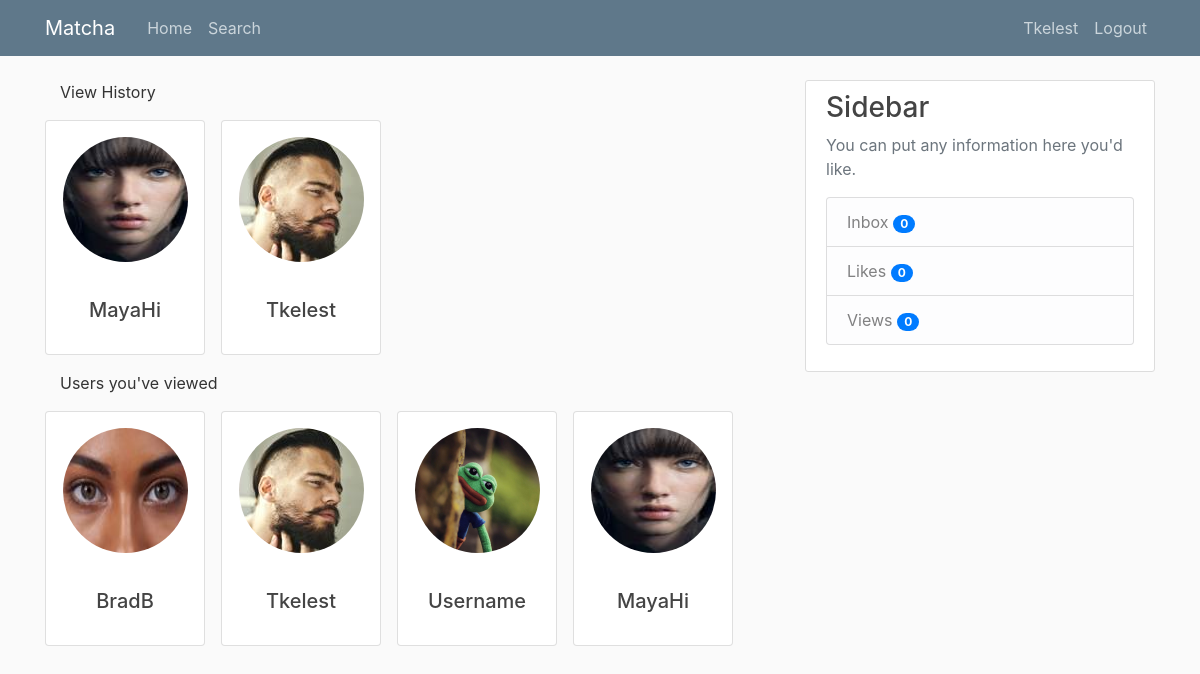
Page /views (signed in) on the committed database.
### tables this page shows
CREATE TABLE users (
            user_id INTEGER PRIMARY KEY AUTOINCREMENT,
            firstname TEXT NOT NULL,
            lastname TEXT NOT NULL,
            age INTEGER NOT NULL,
            birthdate TEXT NOT NULL,
            username TEXT NOT NULL,
            email TEXT NOT NULL,
            password TEXT NOT NULL,
            gender TEXT NOT NULL,
            sexual_pref TEXT NULL,
            biography TEXT NULL,
            famerating INTEGER DEFAULT 100,
            image_file_p TEXT DEFAULT "default.jpg",
            image_file_1 TEXT NULL,
            image_file_2 TEXT NULL,
            image_file_3 TEXT NULL,
            image_file_4 TEXT NULL,
            image_file_5 TEXT NULL,
            geo_track TEXT DEFAULT "1",
            location_city TEXT NULL,
            location_region TEXT NULL,
            lat_data INTEGER NULL,
            long_data INTEGER NULL,
            last_seen TEXT NULL
            );

### matcha/routes.py (the view)
@app.route('/views')
def views():
    conn = sql.connect('matcha\\users.db')
    cur = conn.cursor()
    cur.execute("SELECT * FROM userviews WHERE viewed_user=:current_user", {'current_user': current_user.user_id})
    userviews = cur.fetchall()
    userData1 = []
    for user in userviews:
        cur.execute("SELECT username, image_file_p FROM users WHERE user_id=:user_id", {'user_id': user[2]})
        data = cur.fetchone()
        if data:
            data = list(data)
            data.insert(0, user[2])
            data = tuple(data)
            userData1.append(data)
    cur.execute("SELECT * FROM userviews WHERE user_id=:current_user", {'current_user': current_user.user_id})
    viewHistory = cur.fetchall()
    userData2 = []
    for user in viewHistory:
        cur.execute("SELECT username, image_file_p FROM users WHERE user_id=:user_id", {'user_id': user[1]})
        data = cur.fetchone()
        if data:
            data = list(data)
            data.insert(0, user[2])
            data = tuple(data)
            userData2.append(data)
    view_notification = len(userData1)
    with conn:
        cur.execute("""UPDATE view_notifications SET view_notification=:view_notification
        WHERE user_id=:user_id""", {'view_notification': view_notification ,'user_id': current_user.user_id})
    conn.close
    print('USERDATA: ', userData2)
    return render_template('views.html', title='Views', userviews=userData1, viewHistory=userData2)

### matcha/models.py (called while the page is built)
@login_manager.user_loader
def load_user(id):
    conn = sql.connect('matcha\\users.db')
    cur = conn.cursor()
    cur.execute("SELECT * from users where email = (?)", [id])
    userrow = cur.fetchone()
    user = User(userrow[0], userrow[1], userrow[2], userrow[3], userrow[4],
            userrow[5], userrow[6], userrow[7], userrow[8], userrow[9],
            userrow[10], userrow[11], userrow[12], userrow[13], userrow[14],
            userrow[15], userrow[16], userrow[17], userrow[18], userrow[19],
            userrow[20], userrow[21], userrow[22], userrow[23])
    return (user)

### matcha/templates/views.html
{% extends "layout.html" %}
{% block content %}
<div class="container">
    <p>View History</p>
    <div class="row">
    {% for user in userviews %}
        <div class="mb-3 mr-3">
            <div class="card" style="width: 10rem;">
                <div class="text-center">
                    <a href="{{ url_for('user_profile', username=user[1]) }}" data-toggle="tooltip" data-placement="top" title="Inspect Profile"><img class="rounded-circle usercard-img" src="/static/profile_pics/{{ user[2] }}" ></a>
                </div>
                    <div class="card-body text-center">
                    <h5 class="card-title">{{ user[1] }}</h5>
                </div>
            </div>
        </div>
    {% endfor %}
    </div>
</div>
<div class="container">
    <p>Users you've viewed</p>
    <div class="row">
    {% for user in viewHistory %}
        <div class="mb-3 mr-3">
            <div class="card" style="width: 10rem;">
                <div class="text-center">
                    <a href="{{ url_for('user_profile', username=user[1]) }}" data-toggle="tooltip" data-placement="top" title="Inspect Profile"><img class="rounded-circle usercard-img" src="/static/profile_pics/{{ user[2] }}" ></a>
                </div>
                    <div class="card-body text-center">
                    <h5 class="card-title">{{ user[1] }}</h5>
                </div>
            </div>
        </div>
    {% endfor %}
    </div>
</div>
{% endblock content %}

### matcha/templates/layout.html (shortened to what this page needs)
<!DOCTYPE html>
<html lang="en">
<head>
    <link rel="stylesheet" href="https://stackpath.bootstrapcdn.com/bootstrap/4.3.1/css/bootstrap.min.css">
    <link rel="stylesheet" type="text/css" href="{{ url_for('static', filename='main.css') }}">
    <link rel="stylesheet" href="https://cdnjs.cloudflare.com/ajax/libs/font-awesome/4.7.0/css/font-awesome.min.css">
</head>
<body>
    <header class="site-header">
        <nav class="navbar navbar-expand-md navbar-dark bg-steel fixed-top">
            <div class="container">
                <a class="navbar-brand mr-4" href="/">Matcha</a>
                <div class="collapse navbar-collapse" id="navbarToggle">
                    <div class="navbar-nav mr-auto">
                        {% if current_user.is_authenticated %}
                        <a class="nav-item nav-link" href="{{ url_for('home') }}">Home</a>
                        <a class="nav-item nav-link" href="{{ url_for('search') }}">Search</a>
                        {% else %}
                        <a class="nav-item nav-link" href="{{ url_for('home') }}">Home</a>
                        <a class="nav-item nav-link" href="{{ url_for('about') }}">About</a>
                        {% endif %}
                    </div>
                    <div class="navbar-nav">
                        {% if current_user.is_authenticated %}
                            <a class="nav-item nav-link" href="{{ url_for('account') }}">{{ current_user.username }}</a>
                            <a class="nav-item nav-link align-middle" href="{{ url_for('logout') }}">Logout</a>
                        {% else %}
                            <a class="nav-item nav-link" href="{{ url_for('register') }}">Register</a>
                            <a class="nav-item nav-link" href="{{ url_for('login') }}">Login</a>
                        {% endif %}
                    </div>
                </div>
            </div>
        </nav>
    </header>
    <main role="main" class="container">
        <div class="row">
            <div class="col-md-8">
                {% block content %}{% endblock %}
            </div>
            {% if current_user.is_authenticated %}
            <div class="col-md-4">
                <div class="content-section">
                    <h3>Sidebar</h3>
                    <p class='text-muted'>You can put any information here you'd like.
                    <ul class="list-group">
                        <a href="{{ url_for('inbox') }}" class="list-group-item list-group-item-light">Inbox
                            <span id="inbox_count" class="badge badge-pill badge-primary"></span>
                        </a>
                        <a href="{{ url_for('likes') }}" class="list-group-item list-group-item-light">Likes
                            {% set new_messages = current_user.age %}
                            <span id="likes_count" class="badge badge-pill badge-primary"></span>
                        </a>
                        <a href="{{ url_for('views') }}" class="list-group-item list-group-item-light">Views
                            <span id="views_count" class="badge badge-pill badge-primary"></span>
                        </a>
                    </ul>
                    </p>
                </div>
            </div>
            {% endif %}
        </div>
    </main>
</body>
</html>

### matcha/static/main.css (style rules this page uses)
body { background: #fafafa; color: #333333; margin-top: 5rem; }
h1, h2, h3, h4, h5, h6 { color: #444444; }
.bg-steel { background-color: #5f788a; }
.site-header .navbar-nav .nav-link { color: #cbd5db; }
.content-section { background: #ffffff; padding: 10px 20px; border: 1px solid #dddddd; border-radius: 3px; margin-bottom: 20px; }
.usercard-img { height: 125px; width: 125px; margin-top: 16px; margin-bottom: 16px; }

### rows in the picture
users: username "Tkelest", image_file_p (picture)
users: image_file_p (picture), username "MayaHi"
users: image_file_p (picture), username "BradB"
users: image_file_p (placeholder picture), username "Username"
